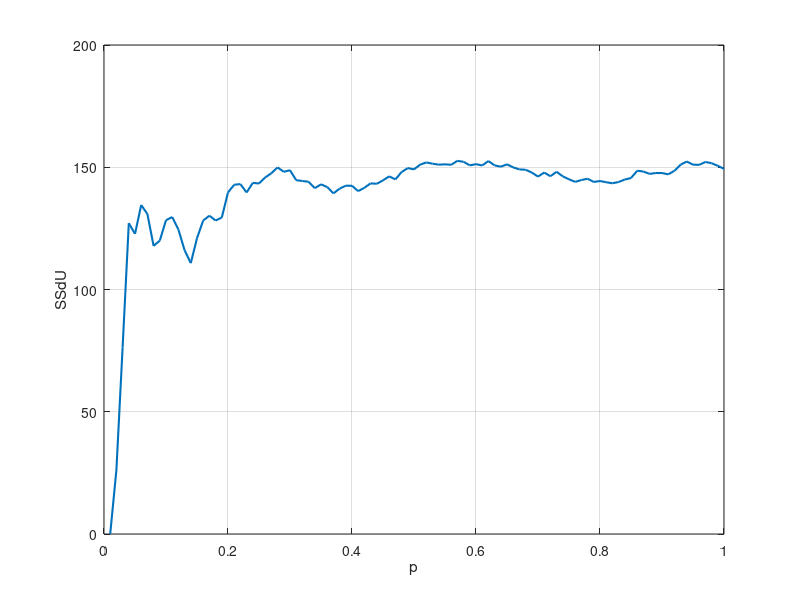
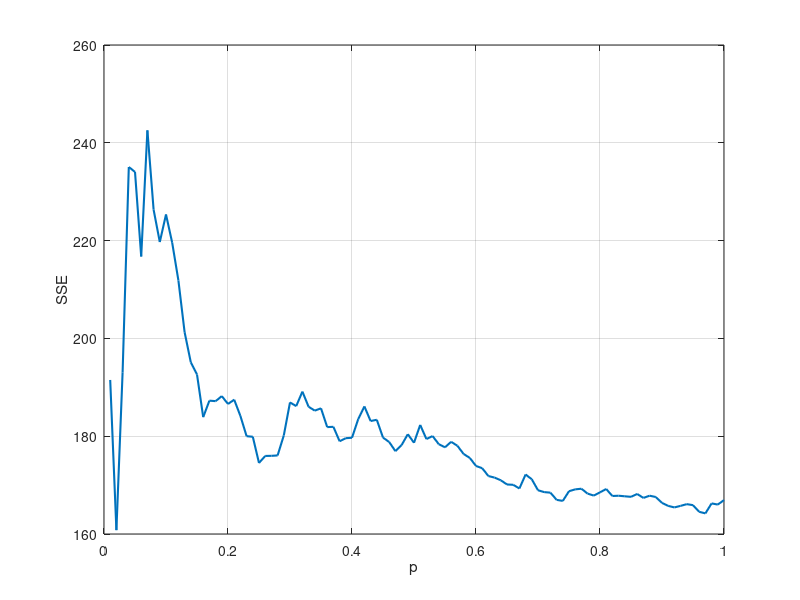
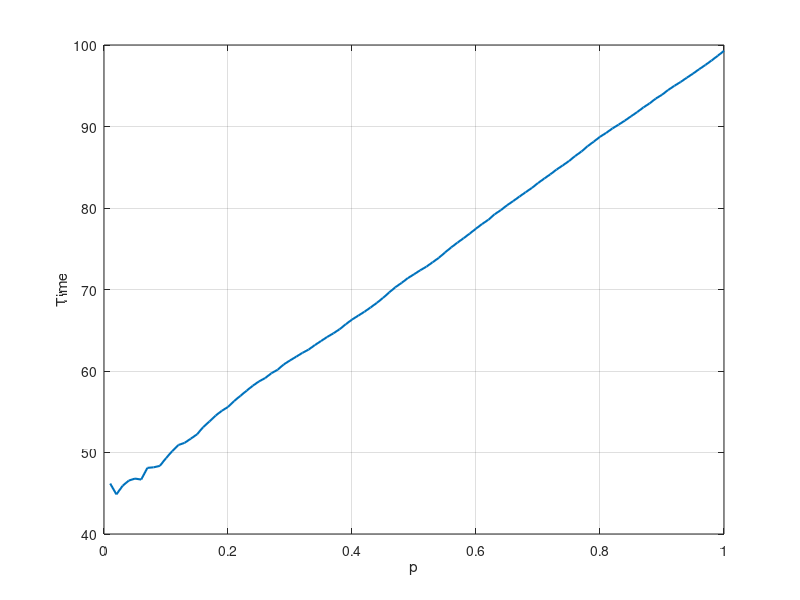

MATLAB code to generate these figures, in order:

clc
N = 100;

% Case 1
out.case(1).RUNTIME = 0.5 + 0.1*rand(N,1);
out.case(1).SSdU    = abs(randn(N-1,1));
out.case(1).SSE     = abs(randn(N,1));

% Case 2
out.case(2).RUNTIME = 0.4 + 0.1*rand(N,1);
out.case(2).SSdU    = abs(randn(N-1,1));
out.case(2).SSE     = abs(randn(N,1));

% Cumulative quantities, summed over case 1 and 2
N = length(out.case(1).SSE);
p = (1:N).' / N;

time = cumsum(out.case(1).RUNTIME) + cumsum(out.case(2).RUNTIME)./p;

SSdU = [0; cumsum(out.case(1).SSdU)] + ...
       [0; cumsum(out.case(2).SSdU)];
SSdU = SSdU./p;

SSE  = cumsum(out.case(1).SSE) + cumsum(out.case(2).SSE);
SSE = SSE./p;

% Normalised progress variable

% Plots
figure;
plot(p, SSdU, 'LineWidth', 1.5);
xlabel('p');
ylabel('SSdU');
grid on;

figure;
plot(p, SSE, 'LineWidth', 1.5);
xlabel('p');
ylabel('SSE');
grid on;

figure;
plot(p, time, 'LineWidth', 1.5);
xlabel('p');
ylabel('Time');
grid on;
